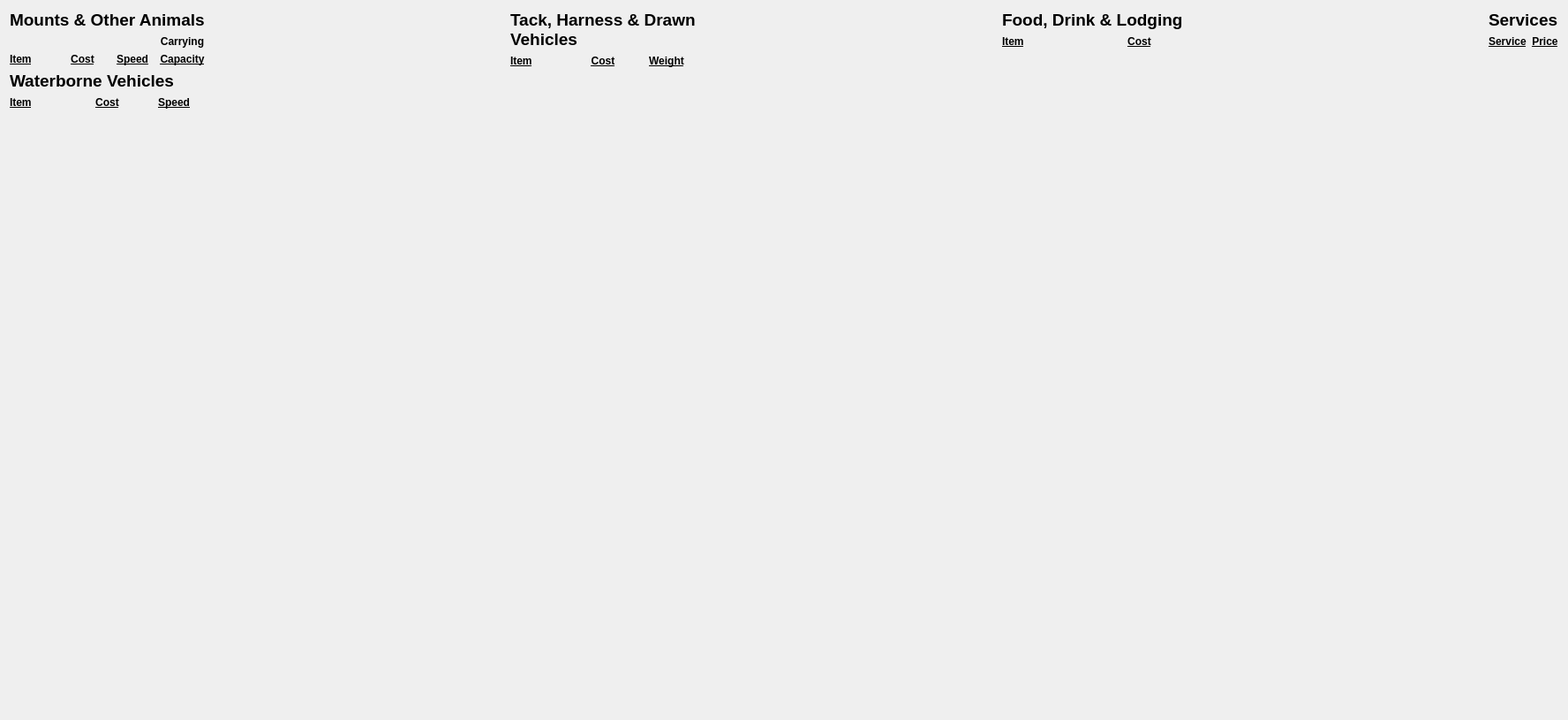
      <widget class="QWidget" name="scrollAreaWidgetContents_5">
       <property name="geometry">
        <rect>
         <x>0</x>
         <y>0</y>
         <width>1776</width>
         <height>815</height>
        </rect>
       </property>
       <layout class="QHBoxLayout" name="horizontalLayout_5">
        <item>
         <layout class="QVBoxLayout" name="verticalLayout_139">
          <item>
           <layout class="QVBoxLayout" name="verticalLayout_140">
            <item>
             <widget class="QLabel" name="label_2116">
              <property name="font">
               <font>
                <pointsize>14</pointsize>
                <weight>75</weight>
                <bold>true</bold>
               </font>
              </property>
              <property name="text">
               <string>Mounts &amp; Other Animals</string>
              </property>
              <property name="wordWrap">
               <bool>false</bool>
              </property>
             </widget>
            </item>
            <item>
             <layout class="QHBoxLayout" name="horizontalLayout_25">
              <item>
               <layout class="QVBoxLayout" name="layoutAnimalsName">
                <item>
                 <widget class="QLabel" name="label_2117">
                  <property name="font">
                   <font>
                    <weight>75</weight>
                    <bold>true</bold>
                    <underline>true</underline>
                   </font>
                  </property>
                  <property name="text">
                   <string/>
                  </property>
                 </widget>
                </item>
                <item>
                 <widget class="QLabel" name="label_2118">
                  <property name="font">
                   <font>
                    <weight>75</weight>
                    <bold>true</bold>
                    <underline>true</underline>
                   </font>
                  </property>
                  <property name="text">
                   <string>Item</string>
                  </property>
                 </widget>
                </item>
               </layout>
              </item>
              <item>
               <layout class="QVBoxLayout" name="layoutAnimalsCost">
                <item>
                 <widget class="QLabel" name="label_2127">
                  <property name="font">
                   <font>
                    <weight>75</weight>
                    <bold>true</bold>
                    <underline>true</underline>
                   </font>
                  </property>
                  <property name="text">
                   <string/>
                  </property>
                  <property name="alignment">
                   <set>Qt::AlignCenter</set>
                  </property>
                 </widget>
                </item>
                <item>
                 <widget class="QLabel" name="label_2128">
                  <property name="font">
                   <font>
                    <weight>75</weight>
                    <bold>true</bold>
                    <underline>true</underline>
                   </font>
                  </property>
                  <property name="text">
                   <string>Cost</string>
                  </property>
                  <property name="alignment">
                   <set>Qt::AlignCenter</set>
                  </property>
                 </widget>
                </item>
               </layout>
              </item>
              <item>
               <layout class="QVBoxLayout" name="layoutAnimalsSpeed">
                <item>
                 <widget class="QLabel" name="label_2137">
                  <property name="font">
                   <font>
                    <weight>75</weight>
                    <bold>true</bold>
                    <underline>true</underline>
                   </font>
                  </property>
                  <property name="text">
                   <string/>
                  </property>
                  <property name="alignment">
                   <set>Qt::AlignCenter</set>
                  </property>
                 </widget>
                </item>
                <item>
                 <widget class="QLabel" name="label_2138">
                  <property name="font">
                   <font>
                    <weight>75</weight>
                    <bold>true</bold>
                    <underline>true</underline>
                   </font>
                  </property>
                  <property name="text">
                   <string>Speed</string>
                  </property>
                  <property name="alignment">
                   <set>Qt::AlignCenter</set>
                  </property>
                 </widget>
                </item>
               </layout>
              </item>
              <item>
               <layout class="QVBoxLayout" name="layoutAnimalsCapacity">
                <item>
                 <widget class="QLabel" name="label_2147">
                  <property name="font">
                   <font>
                    <weight>75</weight>
                    <bold>true</bold>
                    <underline>false</underline>
                   </font>
                  </property>
                  <property name="text">
                   <string>Carrying</string>
                  </property>
                  <property name="alignment">
                   <set>Qt::AlignCenter</set>
                  </property>
                 </widget>
                </item>
                <item>
                 <widget class="QLabel" name="label_2148">
                  <property name="font">
                   <font>
                    <weight>75</weight>
                    <bold>true</bold>
                    <underline>true</underline>
                   </font>
                  </property>
                  <property name="text">
                   <string>Capacity</string>
                  </property>
                  <property name="alignment">
                   <set>Qt::AlignCenter</set>
                  </property>
                 </widget>
                </item>
               </layout>
              </item>
             </layout>
            </item>
           </layout>
          </item>
          <item>
           <layout class="QVBoxLayout" name="verticalLayout_145">
            <item>
             <widget class="QLabel" name="label_2157">
              <property name="font">
               <font>
                <pointsize>14</pointsize>
                <weight>75</weight>
                <bold>true</bold>
               </font>
              </property>
              <property name="text">
               <string>Waterborne Vehicles</string>
              </property>
              <property name="wordWrap">
               <bool>true</bool>
              </property>
             </widget>
            </item>
            <item>
             <layout class="QHBoxLayout" name="horizontalLayout_26">
              <item>
               <layout class="QVBoxLayout" name="layoutVehiclesName">
                <item>
                 <widget class="QLabel" name="label_2158">
                  <property name="font">
                   <font>
                    <weight>75</weight>
                    <bold>true</bold>
                    <underline>true</underline>
                   </font>
                  </property>
                  <property name="text">
                   <string>Item</string>
                  </property>
                 </widget>
                </item>
               </layout>
              </item>
              <item>
               <layout class="QVBoxLayout" name="layoutVehiclesCost">
                <item>
                 <widget class="QLabel" name="label_2165">
                  <property name="font">
                   <font>
                    <weight>75</weight>
                    <bold>true</bold>
                    <underline>true</underline>
                   </font>
                  </property>
                  <property name="text">
                   <string>Cost</string>
                  </property>
                  <property name="alignment">
                   <set>Qt::AlignCenter</set>
                  </property>
                 </widget>
                </item>
               </layout>
              </item>
              <item>
               <layout class="QVBoxLayout" name="layoutVehiclesSpeed">
                <item>
                 <widget class="QLabel" name="label_2172">
                  <property name="font">
                   <font>
                    <weight>75</weight>
                    <bold>true</bold>
                    <underline>true</underline>
                   </font>
                  </property>
                  <property name="text">
                   <string>Speed</string>
                  </property>
                  <property name="alignment">
                   <set>Qt::AlignCenter</set>
                  </property>
                 </widget>
                </item>
               </layout>
              </item>
             </layout>
            </item>
            <item>
             <spacer name="verticalSpacer_69">
              <property name="orientation">
               <enum>Qt::Vertical</enum>
              </property>
              <property name="sizeHint" stdset="0">
               <size>
                <width>20</width>
                <height>40</height>
               </size>
              </property>
             </spacer>
            </item>
           </layout>
          </item>
         </layout>
        </item>
        <item>
         <spacer name="horizontalSpacer_15">
          <property name="orientation">
           <enum>Qt::Horizontal</enum>
          </property>
          <property name="sizeHint" stdset="0">
           <size>
            <width>29</width>
            <height>20</height>
           </size>
          </property>
         </spacer>
        </item>
        <item>
         <layout class="QVBoxLayout" name="verticalLayout_149">
          <item>
           <widget class="QLabel" name="lblTack">
            <property name="font">
             <font>
              <pointsize>14</pointsize>
              <weight>75</weight>
              <bold>true</bold>
             </font>
            </property>
            <property name="text">
             <string>Tack, Harness &amp; Drawn Vehicles</string>
            </property>
            <property name="wordWrap">
             <bool>true</bool>
            </property>
           </widget>
          </item>
          <item>
           <layout class="QHBoxLayout" name="horizontalLayout_27">
            <item>
             <layout class="QVBoxLayout" name="layoutTackName">
              <item>
               <widget class="QLabel" name="label_2180">
                <property name="font">
                 <font>
                  <weight>75</weight>
                  <bold>true</bold>
                  <underline>true</underline>
                 </font>
                </property>
                <property name="text">
                 <string>Item</string>
                </property>
               </widget>
              </item>
             </layout>
            </item>
            <item>
             <layout class="QVBoxLayout" name="layoutTackCost">
              <item>
               <widget class="QLabel" name="label_2196">
                <property name="font">
                 <font>
                  <weight>75</weight>
                  <bold>true</bold>
                  <underline>true</underline>
                 </font>
                </property>
                <property name="text">
                 <string>Cost</string>
                </property>
                <property name="alignment">
                 <set>Qt::AlignCenter</set>
                </property>
               </widget>
              </item>
             </layout>
            </item>
            <item>
             <layout class="QVBoxLayout" name="layoutTackWeight">
              <item>
               <widget class="QLabel" name="label_2212">
                <property name="font">
                 <font>
                  <weight>75</weight>
                  <bold>true</bold>
                  <underline>true</underline>
                 </font>
                </property>
                <property name="text">
                 <string>Weight</string>
                </property>
                <property name="alignment">
                 <set>Qt::AlignCenter</set>
                </property>
               </widget>
              </item>
             </layout>
            </item>
           </layout>
          </item>
          <item>
           <spacer name="verticalSpacer_70">
            <property name="orientation">
             <enum>Qt::Vertical</enum>
            </property>
            <property name="sizeHint" stdset="0">
             <size>
              <width>20</width>
              <height>40</height>
             </size>
            </property>
           </spacer>
          </item>
         </layout>
        </item>
        <item>
         <spacer name="horizontalSpacer_16">
          <property name="orientation">
           <enum>Qt::Horizontal</enum>
          </property>
          <property name="sizeHint" stdset="0">
           <size>
            <width>29</width>
            <height>20</height>
           </size>
          </property>
         </spacer>
        </item>
        <item>
         <layout class="QVBoxLayout" name="verticalLayout_153">
          <item>
           <widget class="QLabel" name="lblFood">
            <property name="font">
             <font>
              <pointsize>14</pointsize>
              <weight>75</weight>
              <bold>true</bold>
             </font>
            </property>
            <property name="text">
             <string>Food, Drink &amp; Lodging</string>
            </property>
           </widget>
          </item>
          <item>
           <layout class="QHBoxLayout" name="horizontalLayout_28">
            <item>
             <layout class="QVBoxLayout" name="layoutFoodName">
              <item>
               <widget class="QLabel" name="label_2229">
                <property name="font">
                 <font>
                  <weight>75</weight>
                  <bold>true</bold>
                  <underline>true</underline>
                 </font>
                </property>
                <property name="text">
                 <string>Item</string>
                </property>
               </widget>
              </item>
             </layout>
            </item>
            <item>
             <layout class="QVBoxLayout" name="layoutFoodCost">
              <item>
               <widget class="QLabel" name="label_2254">
                <property name="font">
                 <font>
                  <weight>75</weight>
                  <bold>true</bold>
                  <underline>true</underline>
                 </font>
                </property>
                <property name="text">
                 <string>Cost</string>
                </property>
                <property name="alignment">
                 <set>Qt::AlignCenter</set>
                </property>
               </widget>
              </item>
             </layout>
            </item>
           </layout>
          </item>
          <item>
           <spacer name="verticalSpacer_71">
            <property name="orientation">
             <enum>Qt::Vertical</enum>
            </property>
            <property name="sizeHint" stdset="0">
             <size>
              <width>20</width>
              <height>40</height>
             </size>
            </property>
           </spacer>
          </item>
         </layout>
        </item>
        <item>
         <spacer name="horizontalSpacer_17">
          <property name="orientation">
           <enum>Qt::Horizontal</enum>
          </property>
          <property name="sizeHint" stdset="0">
           <size>
            <width>29</width>
            <height>20</height>
           </size>
          </property>
         </spacer>
        </item>
        <item>
         <layout class="QVBoxLayout" name="verticalLayout_156">
          <item>
           <widget class="QLabel" name="lblServices">
            <property name="font">
             <font>
              <pointsize>14</pointsize>
              <weight>75</weight>
              <bold>true</bold>
             </font>
            </property>
            <property name="text">
             <string>Services</string>
            </property>
           </widget>
          </item>
          <item>
           <layout class="QHBoxLayout" name="horizontalLayout_29">
            <item>
             <layout class="QVBoxLayout" name="layoutServiceName">
              <item>
               <widget class="QLabel" name="label_2280">
                <property name="font">
                 <font>
                  <weight>75</weight>
                  <bold>true</bold>
                  <underline>true</underline>
                 </font>
                </property>
                <property name="text">
                 <string>Service</string>
                </property>
               </widget>
              </item>
             </layout>
            </item>
            <item>
             <layout class="QVBoxLayout" name="layoutServicePay">
              <item>
               <widget class="QLabel" name="label_2290">
                <property name="font">
                 <font>
                  <weight>75</weight>
                  <bold>true</bold>
                  <underline>true</underline>
                 </font>
                </property>
                <property name="text">
                 <string>Price</string>
                </property>
                <property name="alignment">
                 <set>Qt::AlignCenter</set>
                </property>
               </widget>
              </item>
             </layout>
            </item>
           </layout>
          </item>
          <item>
           <spacer name="verticalSpacer_72">
            <property name="orientation">
             <enum>Qt::Vertical</enum>
            </property>
            <property name="sizeHint" stdset="0">
             <size>
              <width>20</width>
              <height>40</height>
             </size>
            </property>
           </spacer>
          </item>
         </layout>
        </item>
       </layout>
      </widget>
